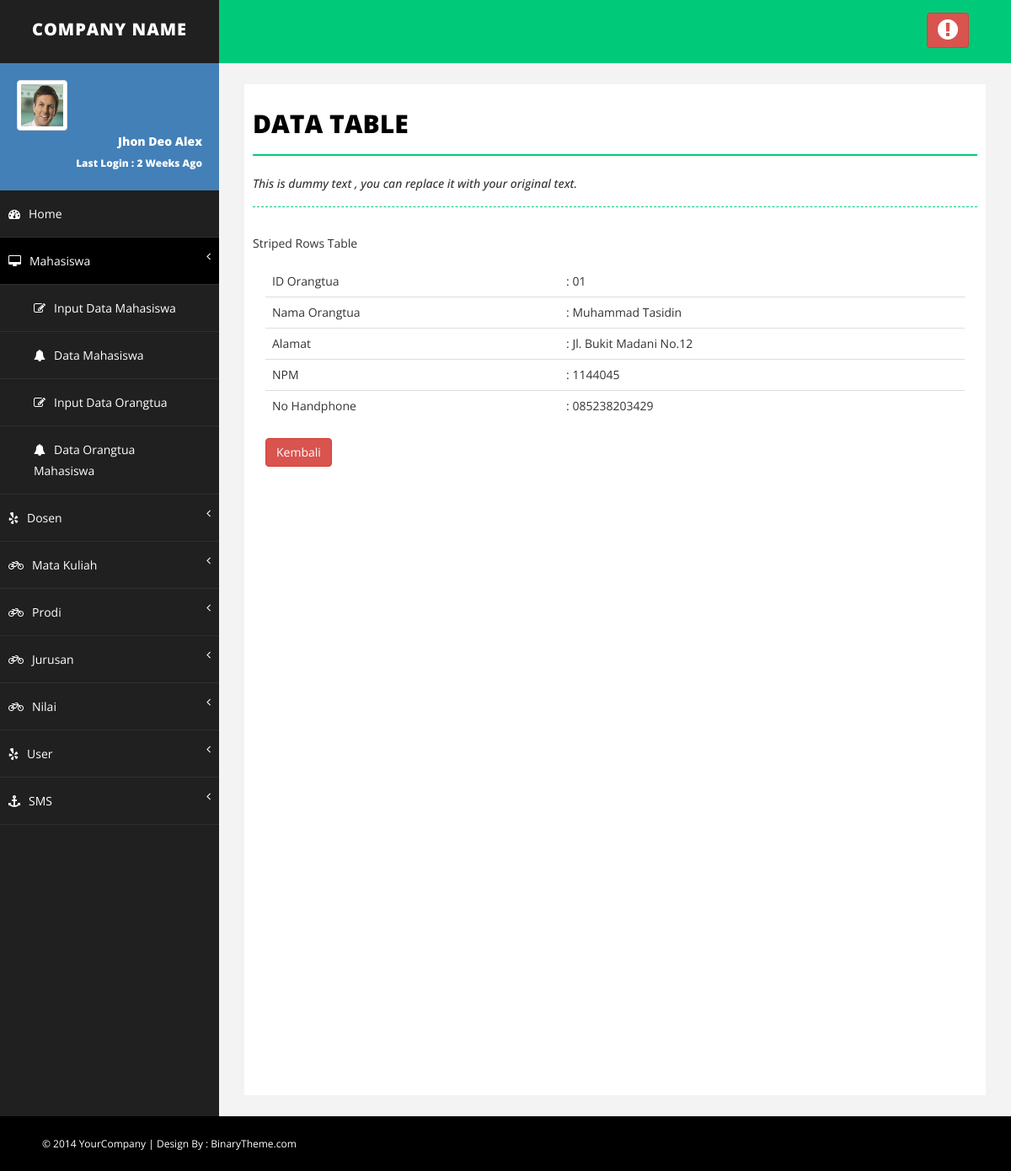
Page /detail_data_ortu.php?id=01 (signed in) on the committed database.
### tables this page shows
CREATE TABLE IF NOT EXISTS `t_orangtua_mhs` (
  `id_orangtua` varchar(10) NOT NULL,
  `nama_orangtua` varchar(25) NOT NULL,
  `alamat_orangtua` varchar(50) NOT NULL,
  `npm` varchar(10) NOT NULL,
  `no_hp` varchar(15) NOT NULL,
  PRIMARY KEY (`id_orangtua`),
  KEY `Fk_Orangtua` (`npm`)
);

### detail_data_ortu.php (the view, shortened to what this page needs)
<?php
if($_SESSION['admin']!=""){
?>
<!DOCTYPE html>
<html xmlns="http://www.w3.org/1999/xhtml">
<head>
    <link href="assets/css/bootstrap.css" rel="stylesheet" />
    <link href="assets/css/font-awesome.css" rel="stylesheet" />
    <link href="assets/css/basic.css" rel="stylesheet" />
    <link href="assets/css/custom.css" rel="stylesheet" />
</head>
<body>
    <div id="wrapper">
        <nav class="navbar navbar-default navbar-cls-top " role="navigation" style="margin-bottom: 0">
            <div class="navbar-header">
                <a class="navbar-brand" href="index.html">COMPANY NAME</a>
            </div>
            <div class="header-right">
                <a href="logout.php" class="btn btn-danger" title="Logout"><i class="fa fa-exclamation-circle fa-2x"></i></a>
            </div>
        </nav>
        <nav class="navbar-default navbar-side" role="navigation">
            <div class="sidebar-collapse">
                <ul class="nav" id="main-menu">
                    <li>
                        <div class="user-img-div">
                            <img src="assets/img/user.png" class="img-thumbnail" />
                            <div class="inner-text">
                                Jhon Deo Alex
                            <br />
                                <small>Last Login : 2 Weeks Ago </small>
                            </div>
                        </div>
                    </li>
                    <li>
                        <a href="index.php"><i class="fa fa-dashboard "></i>Home</a>
                    </li>
                    <li>
                        <a href="#" class="active-menu-top"><i class="fa fa-desktop "></i>Mahasiswa <span class="fa arrow"></span></a>
                         <ul class="nav nav-second-level collapse in">
                            <li>
                                <a href="input_data_mhs.php"><i class="fa fa-edit"></i>Input Data Mahasiswa</a>
                            </li>
                            <li>
                                <a href="show_data_mhs.php"><i class="fa fa-bell "></i>Data Mahasiswa</a>
                            </li>
                            <li>
                                <a href="input_data_ortu.php"><i class="fa fa-edit"></i>Input Data Orangtua</a>
                            </li>
                            <li>
                                <a href="show_data_ortu.php"><i class="fa fa-bell "></i>Data Orangtua Mahasiswa</a>
                            </li>
                        </ul>
                    </li>
                     <li>
                        <a href="#"><i class="fa fa-yelp "></i>Dosen <span class="fa arrow"></span></a>
                    </li>
					<li>
                        <a href="#"><i class="fa fa-bicycle "></i>Mata Kuliah <span class="fa arrow"></span></a>
                    </li>
					<li>
                        <a href="#"><i class="fa fa-bicycle "></i>Prodi<span class="fa arrow"></span></a>
                    </li>
					<li>
                        <a href="#"><i class="fa fa-bicycle "></i>Jurusan <span class="fa arrow"></span></a>
                    </li>
					<li>
                        <a href="#"><i class="fa fa-bicycle "></i>Nilai <span class="fa arrow"></span></a>
                    </li>
					<li>
                    <a href="#"><i class="fa fa-yelp "></i>User <span class="fa arrow"></span></a>
                    </li>
					<li>
                        <a href="#.php"><i class="fa fa-anchor "></i>SMS<span class="fa arrow"></span></a>
                    </li>
                </ul>
            </div>
        </nav>
        <div id="page-wrapper">
            <div id="page-inner">
                <div class="row">
                    <div class="col-md-12">
                        <h1 class="page-head-line">Data Table</h1>
                        <h1 class="page-subhead-line">This is dummy text , you can replace it with your original text. </h1>
                    </div>
                </div>
							<?php
									$id = $_GET['id'];
									$tampil=mysql_query("SELECT * FROM t_orangtua_mhs WHERE id_orangtua='$id'");
									$data=mysql_fetch_array($tampil);
									?>
                            Striped Rows Table
                            <div class="panel-body">
                            <div class="table-responsive">
                                <table class="table table-striped">
                                    <thead>
										<tr>
                                        <td>ID Orangtua</td>
										<td>: <?php echo"$data[id_orangtua]";?></td>
										</tr>
										<tr>
                                        <td>Nama Orangtua</td>
										<td>: <?php echo"$data[nama_orangtua]";?></td>
										</tr>
										<tr>
                                        <td>Alamat</td>
										<td>: <?php echo"$data[alamat_orangtua]";?></td>
										</tr>
										<tr>
                                        <td>NPM</td>
										<td>: <?php echo"$data[npm]";?></td>
										</tr>
										<tr>
                                        <td>No Handphone</td>
										<td>: <?php echo"$data[no_hp]";?></td>
										</tr>
                                 </thead>
                                </table>
								<input type="button" value="Kembali" onclick="history.back(-1)" class="btn btn-danger">
                            </div>
                        </div>
                    </div>
            </div>
        </div>
    <div id="footer-sec">
        &copy; 2014 YourCompany | Design By : <a href="http://www.binarytheme.com/" target="_blank">BinaryTheme.com</a>
    </div>
</body>
</html>
<?php
	}else{
		header("location: login.php");
	}
?>

### assets/css/basic.css (style rules this page uses)
body { font-family: 'Open Sans', sans-serif; line-height:25px; }
#wrapper { width: 100%; background: #202020; }
#page-wrapper { padding: 15px 15px; min-height: 600px; background: #F3F3F3; }
#page-inner { width: 100%; margin: 10px 20px 10px 0px; background-color: #fff!important; padding: 10px; min-height: 1200px; }
.page-head-line { font-size: 30px; text-transform: uppercase; color: #000; font-weight: 800; padding-bottom: 20px; border-bottom: 2px solid #00CA79; margin-bottom: 10px; }
.page-subhead-line { font-size: 14px; padding-top: 5px; padding-bottom: 20px; font-style:italic; margin-bottom:30px; border-bottom:1px dashed #00CA79; }
.navbar-cls-top .navbar-brand { color: #fff; background: #202020; width: 260px; text-align: center; height: 75px; font-size: 20px; letter-spacing: 1px; font-weight: 900; padding-top: 25px; text-transform:uppercase; }
.header-right { color: #fff; padding: 15px 50px 5px 50px; float: right; font-size: 16px; }
.user-img-div { min-height: 140px; padding: 20px; background-color: #4380B8; }
.user-img-div img { max-height: 60px; }
.user-img-div .inner-text { text-align: right; position: relative; color: #fff; font-weight: 800; line-height: 25px; }
.active-menu-top { background-color: #000!important; }
.arrow { float: right; }
.fa.arrow:before { content: "\f104"; }
.nav-second-level li, .nav-third-level li { border-bottom: none !important; }
.nav-second-level li a { padding-left: 37px; }
.sidebar-collapse, .sidebar-collapse .nav { background: none; }
.sidebar-collapse .nav { padding: 0; }
.sidebar-collapse .nav > li > a { color: #fff; background: #202020; text-shadow: none; padding: 15px 40px; border-bottom: 1px solid #2F2E31; }
.sidebar-collapse > .nav > li > a { padding: 15px 10px; }
.nav-second-level > li:last-child > a:after, .nav-third-level > li:last-child > a:after { height: 50%; }
.navbar-side { border: none; background-color: #202020; }
.navbar-cls-top { background: #00CA79; border-bottom: none; }
.navbar-default { border: 0px solid black; }
.navbar-header { background: #000000; }
.nav > li > a > i { margin-right: 10px; }
#footer-sec { background-color:#000; padding:20px 50px; color:#fff; font-size:12px; }
#footer-sec a { color:#fff; }
@media (min-width:768px) { #page-wrapper { margin: 0 0 0 260px; padding: 15px 30px; min-height: 1200px; } }
@media (min-width:768px) { .navbar-side { z-index: 1; position: absolute; width: 260px; } }
@media (min-width:768px) { .navbar { border-radius: 0px; } }

### rows in the picture
t_orangtua_mhs: id_orangtua "01", nama_orangtua "Muhammad Tasidin", alamat_orangtua "Jl. Bukit Madani No.12", npm "1144045", no_hp "085238203429"
